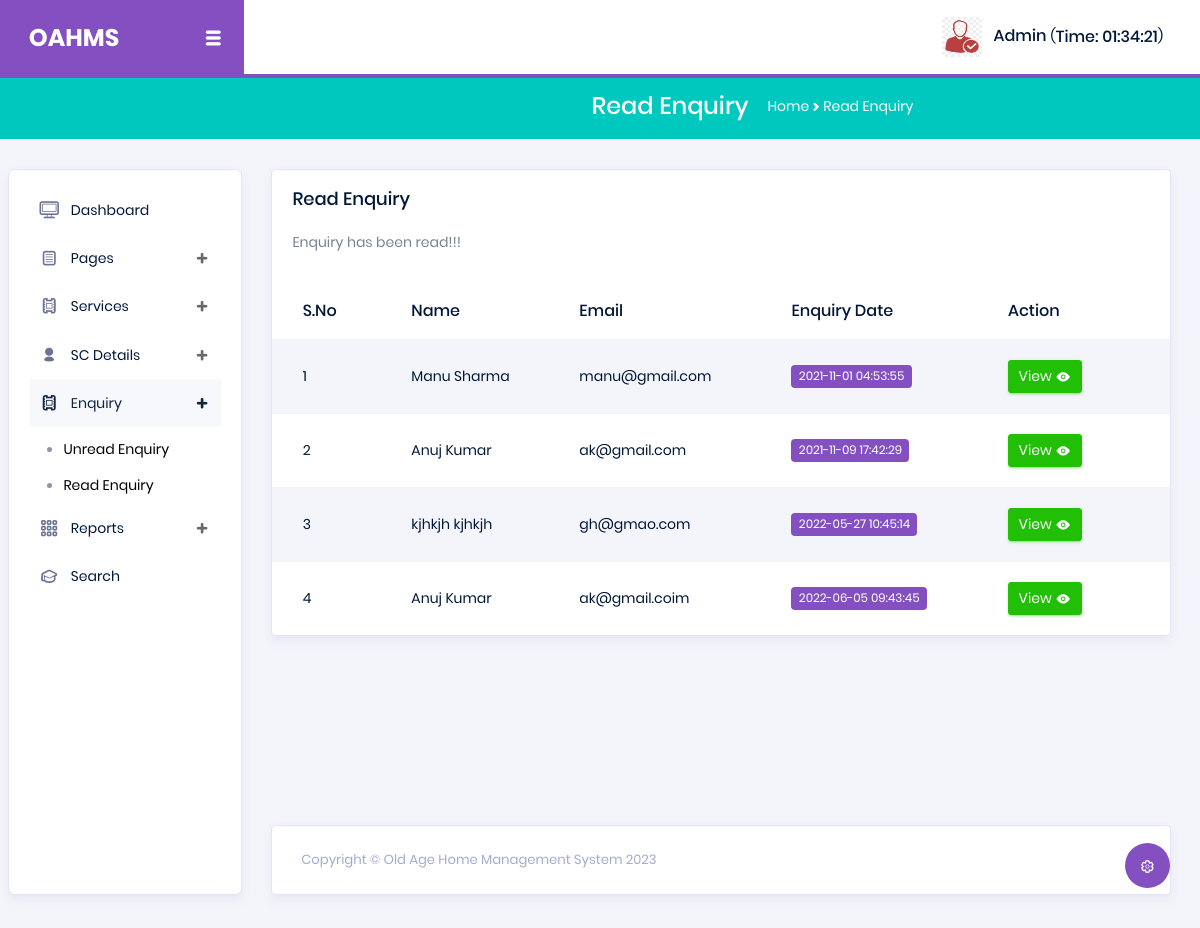
The app's page /admin/readenq.php (signed in) with its own data.
### tables this page shows
CREATE TABLE `tblcontact` (
  `ID` int(10) NOT NULL,
  `FirstName` varchar(200) DEFAULT NULL,
  `LastName` varchar(200) DEFAULT NULL,
  `Email` varchar(200) DEFAULT NULL,
  `Phone` bigint(10) DEFAULT NULL,
  `Message` mediumtext DEFAULT NULL,
  `EnquiryDate` timestamp NOT NULL DEFAULT current_timestamp(),
  `IsRead` int(5) DEFAULT NULL
);

### admin/readenq.php (the view, shortened to what this page needs)
<?php session_start();
include('includes/config.php');
if(strlen($_SESSION['aid'])==0)
  {
header('location:index.php');
}
else{
  ?>
<!DOCTYPE html>
<html lang="en">
<head>
  <link rel="stylesheet" href="vendors/typicons/typicons.css">
  <link rel="stylesheet" href="vendors/css/vendor.bundle.base.css">
  <link rel="stylesheet" href="css/vertical-layout-light/style.css">
</head>
<body>
  <div class="container-scroller">
    <?php include_once('includes/header.php');?>
    <nav class="navbar-breadcrumb col-xl-12 col-12 d-flex flex-row p-0">
      <div class="navbar-menu-wrapper d-flex align-items-center justify-content-end">
        <ul class="navbar-nav mr-lg-2">
          <li class="nav-item ml-0">
            <h4 class="mb-0">Read Enquiry</h4>
          </li>
          <li class="nav-item">
            <div class="d-flex align-items-baseline">
              <p class="mb-0">Home</p>
              <i class="typcn typcn-chevron-right"></i>
              <p class="mb-0">Read Enquiry</p>
            </div>
          </li>
        </ul>
      </div>
    </nav>
    <div class="container-fluid page-body-wrapper">
     <?php include_once('includes/sidebar.php');?>
      <div class="main-panel">
        <div class="content-wrapper">
          <div class="row">
            <div class="col-md-12">
              <div class="card">
                <h4 class="card-title" style="padding-left: 20px; padding-top: 20px;">Read Enquiry</h4>
                  <p class="card-description" style="padding-left: 20px;">
                    Enquiry has been read!!!
                  </p>
                <div class="table-responsive pt-3">
                  <table class="table table-striped project-orders-table">
                    <thead>
                       <tr>
                   <th>S.No</th>
                   <th>Name</th>
                    <th>Email</th>
                    <th>Enquiry Date</th>
                     <th>Action</th>
                  </tr>
                    </thead>
                    <tbody>
                      <?php
$ret=mysqli_query($con,"select * from tblcontact where IsRead='1'");
$cnt=1;
while ($row=mysqli_fetch_array($ret)) {
?>
                      <tr class="gradeX">
                 <td><?php echo $cnt;?></td>
                  <td><?php  echo $row['FirstName'];?> <?php  echo $row['LastName'];?></td>
                                        <td><?php  echo $row['Email'];?></td>
                                        <td>
                                            <span class="badge badge-primary"><?php echo $row['EnquiryDate'];?></span>
                                        </td>
                                         <td>
                                          <a href="view-enquiry.php?viewid=<?php echo $row['ID'];?>" class="btn btn-success btn-sm btn-icon-text mr-3">View <i class="typcn typcn-eye btn-icon-append"></i> </a></td>
                </tr><?php $cnt=$cnt+1; } ?>
                    </tbody>
                  </table>
                </div>
              </div>
            </div>
          </div>
        </div>
        <?php include_once('includes/footer.php');?>
      </div>
    </div>
  </div>
</body>
</html>
</html>
<?php } ?>

### admin/includes/header.php (shortened to what this page needs)
<nav class="navbar col-lg-12 col-12 p-0 fixed-top d-flex flex-row">
      <div class="navbar-brand-wrapper d-flex justify-content-center">
        <div class="navbar-brand-inner-wrapper d-flex justify-content-between align-items-center w-100">
          <a class="navbar-brand brand-logo" href="dashboard.php"><strong style="color: white;">OAHMS</strong></a>
          <button class="navbar-toggler navbar-toggler align-self-center" type="button" data-toggle="minimize">
            <span class="typcn typcn-th-menu"></span>
          </button>
        </div>
      </div>
      <div class="navbar-menu-wrapper d-flex align-items-center justify-content-end">
        <ul class="navbar-nav mr-lg-2">
          <li class="nav-item nav-profile dropdown">
            <a class="nav-link" href="#" data-toggle="dropdown" id="profileDropdown">
              <img src="images/faces/face5.jpg" alt="profile"/>
              <?php
$adid=$_SESSION['aid'];
$ret=mysqli_query($con,"select AdminName from tbladmin where ID='$adid'");
$row=mysqli_fetch_array($ret);
$name=$row['AdminName'];
?>
              <span class="nav-profile-name"><?php echo $name; ?></span>
            </a>
          </li>
          <li class="nav-item nav-user-status dropdown">
              (<h6 class="mb-0">Time: <?php
  echo $runningTime = date('h:i:s');
?></h6>)
          </li>
        </ul>
      </div>
    </nav>

### records on screen
tblcontact: FirstName "Manu", LastName "Sharma", Email "manu@gmail.com", EnquiryDate "2021-11-01 04:53:55"
tblcontact: FirstName "Anuj", LastName "Kumar", Email "ak@gmail.com", EnquiryDate "2021-11-09 17:42:29"
tblcontact: FirstName "kjhkjh", LastName "kjhkjh", Email "gh@gmao.com", EnquiryDate "2022-05-27 10:45:14"
tblcontact: FirstName "Anuj", LastName "Kumar", Email "ak@gmail.coim", EnquiryDate "2022-06-05 09:43:45"

### other values on screen
$name "Admin"
